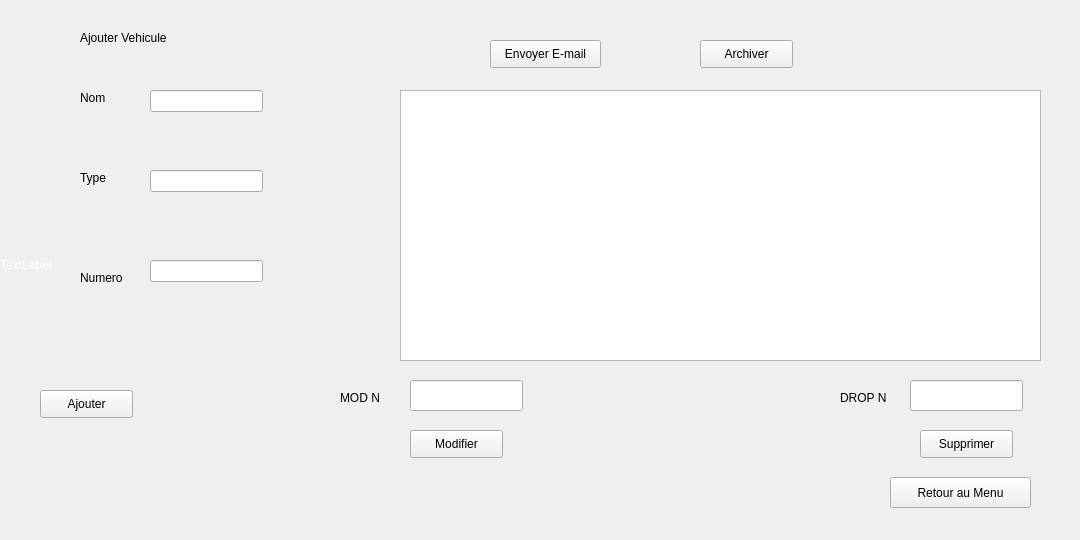
      <widget class="QWidget" name="tab_29">
       <attribute name="title">
        <string> Vehicule</string>
       </attribute>
       <widget class="QTableView" name="tableView_14">
        <property name="geometry">
         <rect>
          <x>400</x>
          <y>90</y>
          <width>641</width>
          <height>271</height>
         </rect>
        </property>
       </widget>
       <widget class="QLineEdit" name="lineEdit_36">
        <property name="geometry">
         <rect>
          <x>150</x>
          <y>90</y>
          <width>113</width>
          <height>22</height>
         </rect>
        </property>
       </widget>
       <widget class="QLineEdit" name="lineEdit_37">
        <property name="geometry">
         <rect>
          <x>150</x>
          <y>170</y>
          <width>113</width>
          <height>22</height>
         </rect>
        </property>
       </widget>
       <widget class="QLineEdit" name="lineEdit_40">
        <property name="geometry">
         <rect>
          <x>150</x>
          <y>260</y>
          <width>113</width>
          <height>22</height>
         </rect>
        </property>
       </widget>
       <widget class="QLineEdit" name="lineEdit_41">
        <property name="geometry">
         <rect>
          <x>410</x>
          <y>380</y>
          <width>113</width>
          <height>31</height>
         </rect>
        </property>
       </widget>
       <widget class="QLineEdit" name="lineEdit_43">
        <property name="geometry">
         <rect>
          <x>910</x>
          <y>380</y>
          <width>113</width>
          <height>31</height>
         </rect>
        </property>
       </widget>
       <widget class="QPushButton" name="pushButton_136">
        <property name="geometry">
         <rect>
          <x>410</x>
          <y>430</y>
          <width>93</width>
          <height>28</height>
         </rect>
        </property>
        <property name="text">
         <string>Modifier</string>
        </property>
       </widget>
       <widget class="QPushButton" name="pushButton_137">
        <property name="geometry">
         <rect>
          <x>920</x>
          <y>430</y>
          <width>93</width>
          <height>28</height>
         </rect>
        </property>
        <property name="text">
         <string>Supprimer</string>
        </property>
       </widget>
       <widget class="QPushButton" name="pushButton_138">
        <property name="geometry">
         <rect>
          <x>40</x>
          <y>390</y>
          <width>93</width>
          <height>28</height>
         </rect>
        </property>
        <property name="text">
         <string>Ajouter</string>
        </property>
       </widget>
       <widget class="QLabel" name="label_173">
        <property name="geometry">
         <rect>
          <x>80</x>
          <y>90</y>
          <width>31</width>
          <height>16</height>
         </rect>
        </property>
        <property name="text">
         <string>Nom</string>
        </property>
       </widget>
       <widget class="QLabel" name="label_174">
        <property name="geometry">
         <rect>
          <x>80</x>
          <y>170</y>
          <width>31</width>
          <height>16</height>
         </rect>
        </property>
        <property name="text">
         <string>Type</string>
        </property>
       </widget>
       <widget class="QLabel" name="label_175">
        <property name="geometry">
         <rect>
          <x>80</x>
          <y>270</y>
          <width>51</width>
          <height>16</height>
         </rect>
        </property>
        <property name="text">
         <string>Numero</string>
        </property>
       </widget>
       <widget class="QLabel" name="label_176">
        <property name="geometry">
         <rect>
          <x>340</x>
          <y>390</y>
          <width>55</width>
          <height>16</height>
         </rect>
        </property>
        <property name="text">
         <string>MOD N</string>
        </property>
       </widget>
       <widget class="QLabel" name="label_177">
        <property name="geometry">
         <rect>
          <x>840</x>
          <y>390</y>
          <width>55</width>
          <height>16</height>
         </rect>
        </property>
        <property name="text">
         <string>DROP N</string>
        </property>
       </widget>
       <widget class="QPushButton" name="pushButton_139">
        <property name="geometry">
         <rect>
          <x>490</x>
          <y>40</y>
          <width>111</width>
          <height>28</height>
         </rect>
        </property>
        <property name="text">
         <string>Envoyer E-mail</string>
        </property>
       </widget>
       <widget class="QPushButton" name="pushButton_140">
        <property name="geometry">
         <rect>
          <x>700</x>
          <y>40</y>
          <width>93</width>
          <height>28</height>
         </rect>
        </property>
        <property name="text">
         <string>Archiver</string>
        </property>
       </widget>
       <widget class="QLabel" name="label_185">
        <property name="geometry">
         <rect>
          <x>80</x>
          <y>30</y>
          <width>101</width>
          <height>16</height>
         </rect>
        </property>
        <property name="text">
         <string>Ajouter Vehicule</string>
        </property>
       </widget>
       <widget class="QPushButton" name="pushButton_145">
        <property name="geometry">
         <rect>
          <x>890</x>
          <y>477</y>
          <width>141</width>
          <height>31</height>
         </rect>
        </property>
        <property name="text">
         <string>Retour au Menu</string>
        </property>
       </widget>
       <widget class="QLabel" name="label_186">
        <property name="geometry">
         <rect>
          <x>0</x>
          <y>-1</y>
          <width>1071</width>
          <height>531</height>
         </rect>
        </property>
        <property name="styleSheet">
         <string notr="true">QLabel{
 color: white;
  background: transparent;
}</string>
        </property>
        <property name="text">
         <string>TextLabel</string>
        </property>
       </widget>
       <zorder>label_186</zorder>
       <zorder>tableView_14</zorder>
       <zorder>lineEdit_36</zorder>
       <zorder>lineEdit_37</zorder>
       <zorder>lineEdit_40</zorder>
       <zorder>lineEdit_41</zorder>
       <zorder>lineEdit_43</zorder>
       <zorder>pushButton_136</zorder>
       <zorder>pushButton_137</zorder>
       <zorder>pushButton_138</zorder>
       <zorder>label_173</zorder>
       <zorder>label_174</zorder>
       <zorder>label_175</zorder>
       <zorder>label_176</zorder>
       <zorder>label_177</zorder>
       <zorder>pushButton_139</zorder>
       <zorder>pushButton_140</zorder>
       <zorder>label_185</zorder>
       <zorder>pushButton_145</zorder>
      </widget>
